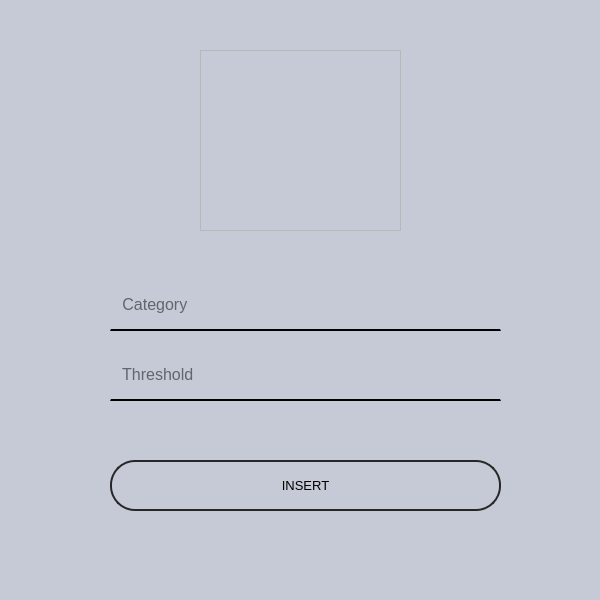
<?xml version="1.0" encoding="UTF-8"?>
<ui version="4.0">
 <class>InsertCategory</class>
 <widget class="QDialog" name="InsertCategory">
  <property name="geometry">
   <rect>
    <x>0</x>
    <y>0</y>
    <width>600</width>
    <height>600</height>
   </rect>
  </property>
  <property name="windowTitle">
   <string> New Category</string>
  </property>
  <property name="windowIcon">
   <iconset resource="../resources/resources.qrc">
    <normaloff>:/icons/icons/white/manage.png</normaloff>:/icons/icons/white/manage.png</iconset>
  </property>
  <property name="styleSheet">
   <string notr="true">QDialog{
	background-color: #c5cad6;
}

QLineEdit{
	border-top: none;
	border-bottom: 2px solid #000;
	/*border-radius: 25px;*/
	color: #000;
	font-size: 12pt;
	padding-left: 5px;
	background-color: #c5cad6;
}

QLineEdit:Focus{
	border-bottom: 2px solid #000;
}

#InsertCategoryBtn{
	border: 2px solid #272727;
	border-radius: 25px;
	color: #000;
	font-size: 10pt;
}

#InsertCategoryBtn:Hover{
	background-color: #000;
	color: #fff;
}

#Profile{
	border-radius: 50px;
}</string>
  </property>
  <widget class="QLineEdit" name="CategoryName">
   <property name="geometry">
    <rect>
     <x>110</x>
     <y>280</y>
     <width>391</width>
     <height>51</height>
    </rect>
   </property>
   <property name="styleSheet">
    <string notr="true"/>
   </property>
   <property name="placeholderText">
    <string> Category</string>
   </property>
  </widget>
  <widget class="QLineEdit" name="Threshold">
   <property name="geometry">
    <rect>
     <x>110</x>
     <y>350</y>
     <width>391</width>
     <height>51</height>
    </rect>
   </property>
   <property name="styleSheet">
    <string notr="true"/>
   </property>
   <property name="echoMode">
    <enum>QLineEdit::Normal</enum>
   </property>
   <property name="placeholderText">
    <string> Threshold</string>
   </property>
  </widget>
  <widget class="QPushButton" name="InsertCategoryBtn">
   <property name="geometry">
    <rect>
     <x>110</x>
     <y>460</y>
     <width>391</width>
     <height>51</height>
    </rect>
   </property>
   <property name="text">
    <string>INSERT</string>
   </property>
  </widget>
  <widget class="QFrame" name="frame">
   <property name="geometry">
    <rect>
     <x>200</x>
     <y>50</y>
     <width>201</width>
     <height>181</height>
    </rect>
   </property>
   <property name="frameShape">
    <enum>QFrame::StyledPanel</enum>
   </property>
   <property name="frameShadow">
    <enum>QFrame::Raised</enum>
   </property>
   <widget class="QPushButton" name="Profile">
    <property name="geometry">
     <rect>
      <x>0</x>
      <y>0</y>
      <width>201</width>
      <height>181</height>
     </rect>
    </property>
    <property name="text">
     <string/>
    </property>
    <property name="icon">
     <iconset resource="../resources/resources.qrc">
      <normaloff>:/icons/icons/black/manage.png</normaloff>:/icons/icons/black/manage.png</iconset>
    </property>
    <property name="iconSize">
     <size>
      <width>150</width>
      <height>150</height>
     </size>
    </property>
   </widget>
  </widget>
 </widget>
 <resources>
  <include location="../resources/resources.qrc"/>
 </resources>
 <connections/>
</ui>
